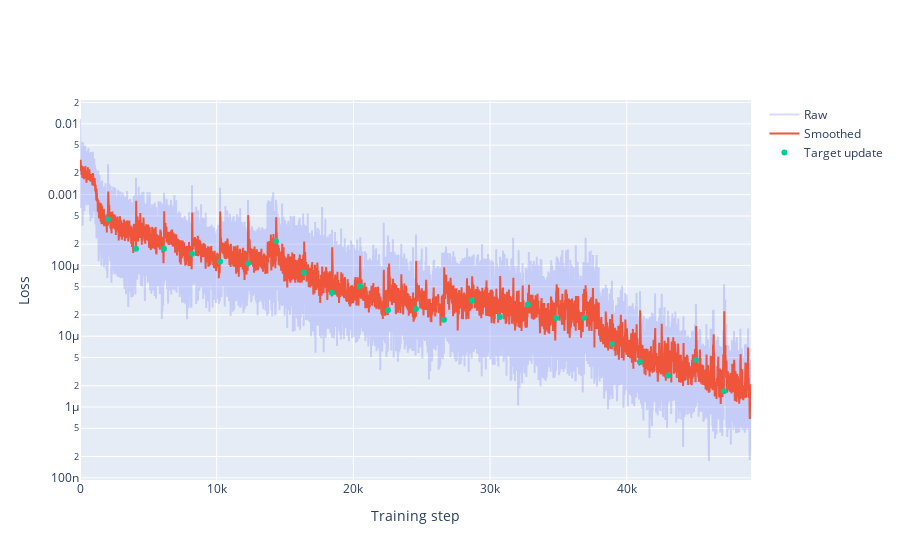

Here is the notebook cell this chart was saved with:
### Code cell
experiment.training_plot(trader.agent)

### Figure 1 — Plotly figure (JSON) as saved in the notebook; plotly's stock layout.template omitted (floating-point values rounded to 4 significant figures; data arrays with more than 128 entries replaced by an {"elided": "..."} marker saying what was removed)
{"data": [{"name": "Raw", "opacity": 0.25, "type": "scatter", "y": {"elided": "49088 float values"}}, {"name": "Smoothed", "type": "scatter", "y": {"elided": "49088 float values"}}, {"mode": "markers", "name": "Target update", "type": "scatter", "x": [0, 2048, 4096, 6144, 8192, 10240, 12288, 14336, 16384, 18432, 20480, 22528, 24576, 26624, 28672, 30720, 32768, 34816, 36864, 38912, 40960, 43008, 45056, 47104], "y": [null, 0.0004508, 0.0001719, 0.0001719, 0.0001465, 0.0001135, 0.0001062, 0.0002203, 7.975e-05, 4.124e-05, 5.116e-05, 2.341e-05, 2.426e-05, 1.708e-05, 3.197e-05, 1.873e-05, 2.811e-05, 1.815e-05, 1.817e-05, 7.832e-06, 4.351e-06, 2.781e-06, 4.66e-06, 1.665e-06]}], "layout": {"xaxis": {"range": [0, 49087], "title": {"text": "Training step"}}, "yaxis": {"title": {"text": "Loss"}, "type": "log"}}}
